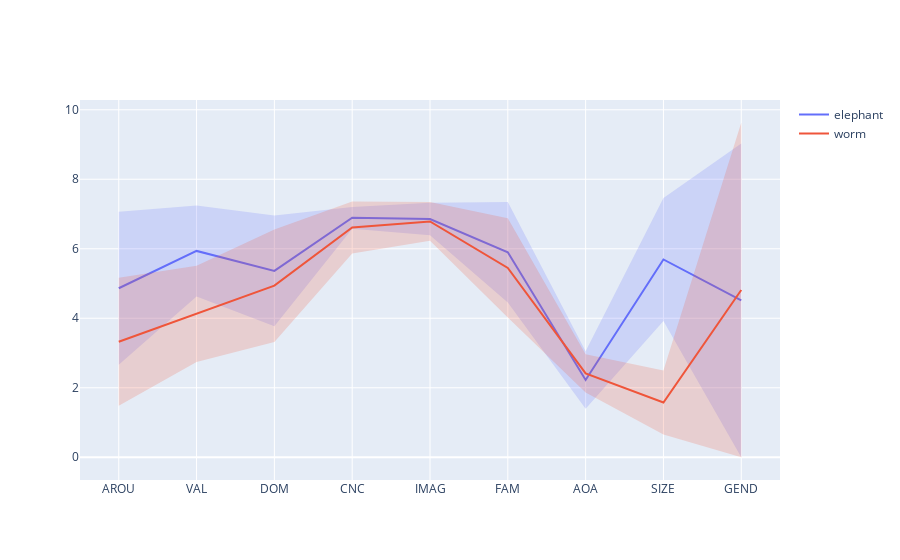

Notebook code for this chart:
### Markdown cell above
> Experimenting some words visualization:

### Code cell
fig_dog = viz_GlasgowR(['elephant','worm'], df)
fig_dog

### Figure 1 — Plotly figure (JSON) as saved in the notebook; plotly's stock layout.template omitted (floating-point values rounded to 4 significant figures)
{"data": [{"line": {"color": "#636EFA"}, "mode": "lines", "name": "elephant", "showlegend": true, "type": "scatter", "x": [1, 2, 3, 4, 5, 6, 7, 8, 9], "y": [4.864, 5.938, 5.364, 6.891, 6.857, 5.9, 2.224, 5.692, 4.516]}, {"fill": "toself", "fillcolor": "rgba(99, 110, 250, 0.2)", "hoverinfo": "skip", "line": {"color": "rgba(255,255,255,0)"}, "showlegend": false, "type": "scatter", "x": [1, 2, 3, 4, 5, 6, 7, 8, 9, 9, 8, 7, 6, 5, 4, 3, 2, 1], "y": [7.065, 7.248, 6.956, 7.203, 7.324, 7.346, 3.049, 7.463, 9.032, 0, 3.921, 1.399, 4.454, 6.39, 6.579, 3.772, 4.628, 2.663]}, {"line": {"color": "#EF553B"}, "mode": "lines", "name": "worm", "showlegend": true, "type": "scatter", "x": [1, 2, 3, 4, 5, 6, 7, 8, 9], "y": [3.324, 4.125, 4.938, 6.613, 6.786, 5.448, 2.412, 1.576, 4.813]}, {"fill": "toself", "fillcolor": "rgba(239, 85, 59, 0.2)", "hoverinfo": "skip", "line": {"color": "rgba(255,255,255,0)"}, "showlegend": false, "type": "scatter", "x": [1, 2, 3, 4, 5, 6, 7, 8, 9, 9, 8, 7, 6, 5, 4, 3, 2, 1], "y": [5.167, 5.511, 6.557, 7.361, 7.344, 6.876, 2.961, 2.498, 9.626, 0, 0.654, 1.863, 4.02, 6.228, 5.865, 3.319, 2.739, 1.481]}], "layout": {"xaxis": {"tickmode": "array", "ticktext": ["AROU", "VAL", "DOM", "CNC", "IMAG", "FAM", "AOA", "SIZE", "GEND"], "tickvals": [1, 2, 3, 4, 5, 6, 7, 8, 9]}}}
